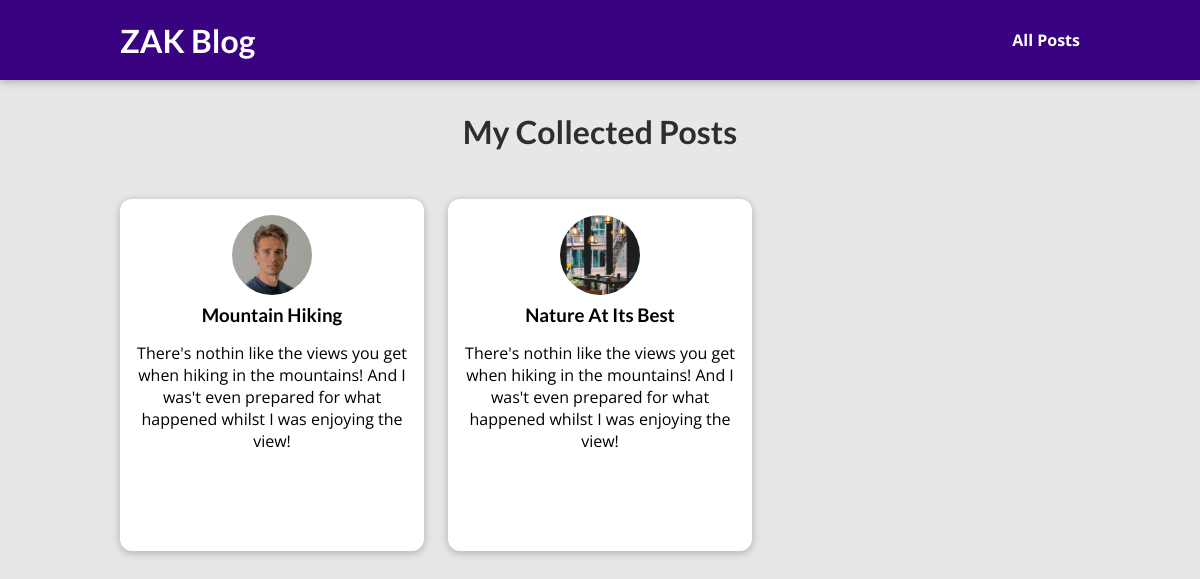
The page /posts on the database its author committed.
### blog/models.py (models this page shows, shortened)
class Blog(models.Model):
    image = models.ImageField(upload_to="posts", null=True)
    date = models.DateField(auto_now=True)
    title = models.CharField(max_length=50)
    excerpt = models.CharField(max_length=200)
    content = models.TextField(max_length=5000, validators=[
                               MinLengthValidator(100)])
    slug = models.SlugField(default="", blank=True,
                            null=False, db_index=True, unique=True)
    author = models.ForeignKey(Author, null=True, on_delete=models.SET_NULL,)
    tags = models.ManyToManyField(Tag)

### blog/views.py (the view)
# urls.py: path("posts", views.AllPostView.as_view(), name="posts"),
class AllPostView(ListView):
    queryset = Blog.objects.order_by("-date")
    template_name = "blog/all-posts.html"
    context_object_name = "all_posts"

### blog/templates/blog/all-posts.html (shortened to what this page needs)
{% extends 'base.html' %}
{% load static %}
{% block css_files %}
<link rel="stylesheet" href="{% static 'blog/all-posts.css' %}">
<link rel="stylesheet" href="{% static 'blog/post.css' %}">
{% endblock  %}
{% block content %}
<section id="all-posts">
    <h2>My Collected Posts</h2>
    <ul>
      {% for post in all_posts %}
      {% include "blog/includes/post.html" %}
      {% endfor %}
    </ul>
</section>
{% endblock %}

### blog/templates/blog/includes/post.html
{% load static %}
<li>
    <article class="post">
        <a href="{% url 'post-detail' slug=post.slug %}">
            <img class="blog-img" style="width: 80px; height: 80px; border-radius: 50%" src="{{post.image.url}}" alt={{post.title}}>
            <div class="post__content">
                <h3>{{post.title}}</h3>
                <p>{{post.excerpt}}</p>
            </div>
        </a>
    </article>
</li>

### static/app.css (style rules this page uses)
* { box-sizing: border-box; }
html { font-family: 'Open Sans', 'Lato', sans-serif; }
body { margin: 0; }
h1, h2, h3 { font-family: 'Lato', sans-serif; font-weight: bold; }

### blog/static/blog/all-posts.css (style rules this page uses)
body { background-color: #e7e7e7; }
#all-posts { margin: 7rem auto; width: 90%; max-width: 60rem; }
#all-posts h2 { text-align: center; font-size: 2rem; color: #2e2e2e; margin: 3rem 0; }
ul { list-style: none; margin: 0; padding: 0; display: grid; grid-template-columns: repeat(auto-fill, minmax(17rem, 1fr)); gap: 1.5rem; }
.post img { width: 7rem; height: 7rem; }
.post a { height: 22rem; transform-origin: center; box-shadow: 0 2px 8px rgba(0, 0, 0, 0.25); border-radius: 12px; background-color: white; }

### blog/static/blog/post.css (style rules this page uses)
.post { display: flex; flex-direction: column; align-items: center; text-align: center; }
.post a { text-decoration: none; color: black; transition: all 0.2s ease; padding: 1rem; }
.post img { width: 5rem; height: 5rem; object-fit: cover; border-radius: 50%; }
.post h3 { margin: 0.25rem 0; }

### rows shown on the page
Blog: image (picture), title "Mountain Hiking", excerpt "There's nothin like the views you get when hiking in the mountains! And I was't even prepared for what happened whilst I was enjoying the view!"
Blog: image (picture), title "Nature At Its Best", excerpt "There's nothin like the views you get when hiking in the mountains! And I was't even prepared for what happened whilst I was enjoying the view!"
